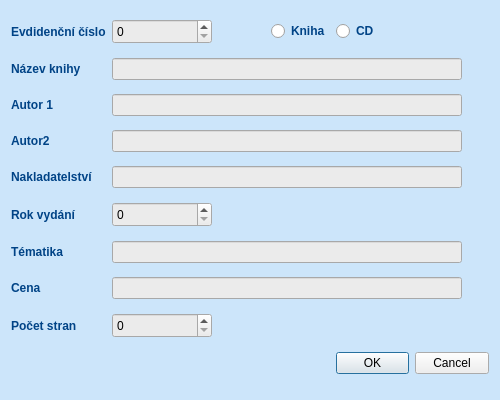
<?xml version="1.0" encoding="UTF-8"?>
<ui version="4.0">
 <class>PridatKnihu</class>
 <widget class="QDialog" name="PridatKnihu">
  <property name="geometry">
   <rect>
    <x>0</x>
    <y>0</y>
    <width>500</width>
    <height>400</height>
   </rect>
  </property>
  <property name="minimumSize">
   <size>
    <width>500</width>
    <height>400</height>
   </size>
  </property>
  <property name="maximumSize">
   <size>
    <width>500</width>
    <height>400</height>
   </size>
  </property>
  <property name="windowTitle">
   <string>Přidat knihu</string>
  </property>
  <property name="styleSheet">
   <string notr="true">#PridatKnihu {
background: rgb(204,229,250);
}
#lineEditAutor1{
background: rgb(235,235,235);
}
#lineEditAutor2{
background: rgb(235,235,235);
}
#lineEditCena{
background: rgb(235,235,235);
}
#lineEditMisto{
background: rgb(235,235,235);
}
#lineEditNazevKnihy{
background: rgb(235,235,235);
}
#lineEditTematika{
background: rgb(235,235,235);
}
#spinBoxEvidencniCislo{
background: rgb(235,235,235);
}
#spinBoxRok{
background: rgb(235,235,235);
}
#spinBoxStrana{
background: rgb(235,235,235);
}


</string>
  </property>
  <layout class="QGridLayout" name="gridLayout">
   <item row="6" column="0">
    <widget class="QLabel" name="label_7">
     <property name="font">
      <font>
       <pointsize>9</pointsize>
       <weight>75</weight>
       <bold>true</bold>
      </font>
     </property>
     <property name="styleSheet">
      <string notr="true">#label_7{
color: rgb(0,67,134)
}</string>
     </property>
     <property name="text">
      <string>Tématika</string>
     </property>
    </widget>
   </item>
   <item row="0" column="0">
    <widget class="QLabel" name="label">
     <property name="font">
      <font>
       <pointsize>9</pointsize>
       <weight>75</weight>
       <bold>true</bold>
      </font>
     </property>
     <property name="styleSheet">
      <string notr="true">#label{
color: rgb(0,67,134)
}</string>
     </property>
     <property name="text">
      <string>Evdidenční číslo</string>
     </property>
    </widget>
   </item>
   <item row="1" column="0">
    <widget class="QLabel" name="label_2">
     <property name="font">
      <font>
       <pointsize>9</pointsize>
       <weight>75</weight>
       <bold>true</bold>
      </font>
     </property>
     <property name="styleSheet">
      <string notr="true">#label_2{
color: rgb(0,67,134)
}</string>
     </property>
     <property name="text">
      <string>Název knihy</string>
     </property>
    </widget>
   </item>
   <item row="3" column="0">
    <widget class="QLabel" name="label_4">
     <property name="font">
      <font>
       <pointsize>9</pointsize>
       <weight>75</weight>
       <bold>true</bold>
      </font>
     </property>
     <property name="styleSheet">
      <string notr="true">#label_4{
color: rgb(0,67,134)
}</string>
     </property>
     <property name="text">
      <string>Autor2</string>
     </property>
    </widget>
   </item>
   <item row="2" column="0">
    <widget class="QLabel" name="label_3">
     <property name="font">
      <font>
       <pointsize>9</pointsize>
       <weight>75</weight>
       <bold>true</bold>
      </font>
     </property>
     <property name="styleSheet">
      <string notr="true">#label_3{
color: rgb(0,67,134)
}</string>
     </property>
     <property name="text">
      <string>Autor 1</string>
     </property>
    </widget>
   </item>
   <item row="8" column="0">
    <widget class="QLabel" name="label_9">
     <property name="font">
      <font>
       <pointsize>9</pointsize>
       <weight>75</weight>
       <bold>true</bold>
      </font>
     </property>
     <property name="styleSheet">
      <string notr="true">#label_9{
color: rgb(0,67,134)
}</string>
     </property>
     <property name="text">
      <string>Počet stran</string>
     </property>
    </widget>
   </item>
   <item row="4" column="0">
    <widget class="QLabel" name="label_5">
     <property name="font">
      <font>
       <pointsize>9</pointsize>
       <weight>75</weight>
       <bold>true</bold>
      </font>
     </property>
     <property name="styleSheet">
      <string notr="true">#label_5{
color: rgb(0,67,134)
}</string>
     </property>
     <property name="text">
      <string>Nakladatelství</string>
     </property>
    </widget>
   </item>
   <item row="7" column="0">
    <widget class="QLabel" name="label_8">
     <property name="font">
      <font>
       <pointsize>9</pointsize>
       <weight>75</weight>
       <bold>true</bold>
      </font>
     </property>
     <property name="styleSheet">
      <string notr="true">#label_8{
color: rgb(0,67,134)
}</string>
     </property>
     <property name="text">
      <string>Cena</string>
     </property>
    </widget>
   </item>
   <item row="5" column="0">
    <widget class="QLabel" name="label_6">
     <property name="font">
      <font>
       <pointsize>9</pointsize>
       <weight>75</weight>
       <bold>true</bold>
      </font>
     </property>
     <property name="styleSheet">
      <string notr="true">#label_6{
color: rgb(0,67,134)
}</string>
     </property>
     <property name="text">
      <string>Rok vydání</string>
     </property>
    </widget>
   </item>
   <item row="0" column="2">
    <widget class="QRadioButton" name="radioButtonKniha">
     <property name="font">
      <font>
       <pointsize>9</pointsize>
       <weight>75</weight>
       <bold>true</bold>
      </font>
     </property>
     <property name="styleSheet">
      <string notr="true">#radioButtonKniha{
color: rgb(0,67,134)
}</string>
     </property>
     <property name="text">
      <string>Kniha</string>
     </property>
    </widget>
   </item>
   <item row="0" column="3">
    <widget class="QRadioButton" name="radioButtonCD">
     <property name="font">
      <font>
       <pointsize>9</pointsize>
       <weight>75</weight>
       <bold>true</bold>
      </font>
     </property>
     <property name="styleSheet">
      <string notr="true">#radioButtonCD{
color: rgb(0,67,134)
}</string>
     </property>
     <property name="text">
      <string>CD</string>
     </property>
    </widget>
   </item>
   <item row="9" column="3">
    <widget class="QDialogButtonBox" name="buttonBox">
     <property name="orientation">
      <enum>Qt::Horizontal</enum>
     </property>
     <property name="standardButtons">
      <set>QDialogButtonBox::Cancel|QDialogButtonBox::Ok</set>
     </property>
    </widget>
   </item>
   <item row="0" column="1">
    <widget class="QSpinBox" name="spinBoxEvidencniCislo">
     <property name="minimumSize">
      <size>
       <width>100</width>
       <height>25</height>
      </size>
     </property>
     <property name="maximumSize">
      <size>
       <width>100</width>
       <height>25</height>
      </size>
     </property>
     <property name="font">
      <font>
       <pointsize>9</pointsize>
      </font>
     </property>
     <property name="maximum">
      <number>999999999</number>
     </property>
    </widget>
   </item>
   <item row="1" column="1">
    <widget class="QLineEdit" name="lineEditNazevKnihy">
     <property name="minimumSize">
      <size>
       <width>350</width>
       <height>0</height>
      </size>
     </property>
     <property name="maximumSize">
      <size>
       <width>350</width>
       <height>16777215</height>
      </size>
     </property>
     <property name="font">
      <font>
       <pointsize>9</pointsize>
      </font>
     </property>
    </widget>
   </item>
   <item row="2" column="1">
    <widget class="QLineEdit" name="lineEditAutor1">
     <property name="minimumSize">
      <size>
       <width>350</width>
       <height>0</height>
      </size>
     </property>
     <property name="maximumSize">
      <size>
       <width>350</width>
       <height>16777215</height>
      </size>
     </property>
     <property name="sizeIncrement">
      <size>
       <width>350</width>
       <height>0</height>
      </size>
     </property>
     <property name="font">
      <font>
       <pointsize>9</pointsize>
      </font>
     </property>
    </widget>
   </item>
   <item row="3" column="1">
    <widget class="QLineEdit" name="lineEditAutor2">
     <property name="minimumSize">
      <size>
       <width>350</width>
       <height>0</height>
      </size>
     </property>
     <property name="maximumSize">
      <size>
       <width>350</width>
       <height>16777215</height>
      </size>
     </property>
     <property name="font">
      <font>
       <pointsize>9</pointsize>
      </font>
     </property>
    </widget>
   </item>
   <item row="4" column="1">
    <widget class="QLineEdit" name="lineEditMisto">
     <property name="minimumSize">
      <size>
       <width>350</width>
       <height>0</height>
      </size>
     </property>
     <property name="maximumSize">
      <size>
       <width>350</width>
       <height>16777215</height>
      </size>
     </property>
     <property name="font">
      <font>
       <pointsize>9</pointsize>
      </font>
     </property>
    </widget>
   </item>
   <item row="5" column="1">
    <widget class="QSpinBox" name="spinBoxRok">
     <property name="minimumSize">
      <size>
       <width>100</width>
       <height>25</height>
      </size>
     </property>
     <property name="maximumSize">
      <size>
       <width>100</width>
       <height>25</height>
      </size>
     </property>
     <property name="font">
      <font>
       <pointsize>9</pointsize>
      </font>
     </property>
     <property name="maximum">
      <number>999999999</number>
     </property>
    </widget>
   </item>
   <item row="6" column="1">
    <widget class="QLineEdit" name="lineEditTematika">
     <property name="minimumSize">
      <size>
       <width>350</width>
       <height>0</height>
      </size>
     </property>
     <property name="maximumSize">
      <size>
       <width>350</width>
       <height>16777215</height>
      </size>
     </property>
     <property name="sizeIncrement">
      <size>
       <width>350</width>
       <height>0</height>
      </size>
     </property>
     <property name="font">
      <font>
       <pointsize>9</pointsize>
      </font>
     </property>
    </widget>
   </item>
   <item row="7" column="1">
    <widget class="QLineEdit" name="lineEditCena">
     <property name="minimumSize">
      <size>
       <width>350</width>
       <height>0</height>
      </size>
     </property>
     <property name="maximumSize">
      <size>
       <width>350</width>
       <height>16777215</height>
      </size>
     </property>
     <property name="font">
      <font>
       <pointsize>9</pointsize>
      </font>
     </property>
    </widget>
   </item>
   <item row="8" column="1">
    <widget class="QSpinBox" name="spinBoxStrana">
     <property name="minimumSize">
      <size>
       <width>100</width>
       <height>25</height>
      </size>
     </property>
     <property name="maximumSize">
      <size>
       <width>100</width>
       <height>25</height>
      </size>
     </property>
     <property name="font">
      <font>
       <pointsize>9</pointsize>
      </font>
     </property>
     <property name="maximum">
      <number>999999999</number>
     </property>
    </widget>
   </item>
  </layout>
 </widget>
 <resources/>
 <connections>
  <connection>
   <sender>buttonBox</sender>
   <signal>rejected()</signal>
   <receiver>PridatKnihu</receiver>
   <slot>reject()</slot>
   <hints>
    <hint type="sourcelabel">
     <x>316</x>
     <y>260</y>
    </hint>
    <hint type="destinationlabel">
     <x>286</x>
     <y>274</y>
    </hint>
   </hints>
  </connection>
  <connection>
   <sender>buttonBox</sender>
   <signal>accepted()</signal>
   <receiver>PridatKnihu</receiver>
   <slot>accept()</slot>
   <hints>
    <hint type="sourcelabel">
     <x>248</x>
     <y>254</y>
    </hint>
    <hint type="destinationlabel">
     <x>157</x>
     <y>274</y>
    </hint>
   </hints>
  </connection>
 </connections>
</ui>
